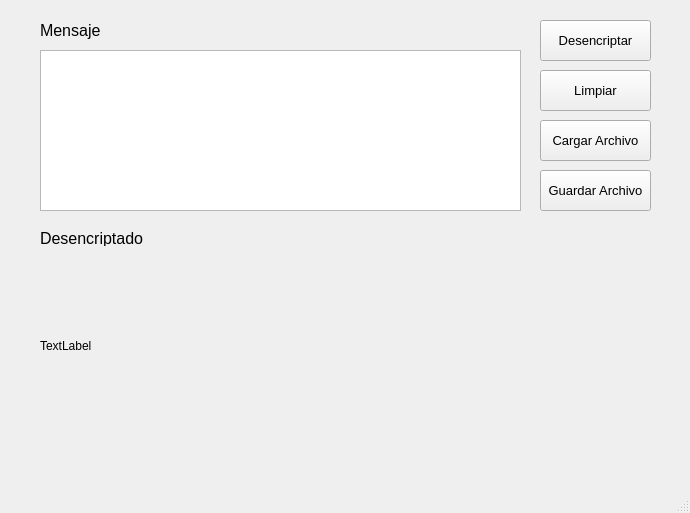
<?xml version="1.0" encoding="UTF-8"?>
<ui version="4.0">
 <class>MainWindow</class>
 <widget class="QMainWindow" name="MainWindow">
  <property name="geometry">
   <rect>
    <x>0</x>
    <y>0</y>
    <width>690</width>
    <height>513</height>
   </rect>
  </property>
  <property name="windowTitle">
   <string>MainWindow</string>
  </property>
  <widget class="QWidget" name="centralwidget">
   <widget class="QLabel" name="label">
    <property name="geometry">
     <rect>
      <x>40</x>
      <y>20</y>
      <width>61</width>
      <height>21</height>
     </rect>
    </property>
    <property name="font">
     <font>
      <family>Arial</family>
      <pointsize>12</pointsize>
     </font>
    </property>
    <property name="text">
     <string>Mensaje</string>
    </property>
   </widget>
   <widget class="QPushButton" name="pushButton">
    <property name="geometry">
     <rect>
      <x>540</x>
      <y>20</y>
      <width>111</width>
      <height>41</height>
     </rect>
    </property>
    <property name="font">
     <font>
      <family>Arial</family>
      <pointsize>10</pointsize>
      <weight>50</weight>
      <bold>false</bold>
     </font>
    </property>
    <property name="text">
     <string>Desencriptar</string>
    </property>
   </widget>
   <widget class="QPushButton" name="pushButton_2">
    <property name="geometry">
     <rect>
      <x>540</x>
      <y>120</y>
      <width>111</width>
      <height>41</height>
     </rect>
    </property>
    <property name="font">
     <font>
      <family>Arial</family>
      <pointsize>10</pointsize>
     </font>
    </property>
    <property name="text">
     <string>Cargar Archivo</string>
    </property>
   </widget>
   <widget class="QPushButton" name="pushButton_3">
    <property name="geometry">
     <rect>
      <x>540</x>
      <y>70</y>
      <width>111</width>
      <height>41</height>
     </rect>
    </property>
    <property name="font">
     <font>
      <family>Arial</family>
      <pointsize>10</pointsize>
     </font>
    </property>
    <property name="text">
     <string>Limpiar</string>
    </property>
   </widget>
   <widget class="QPushButton" name="pushButton_4">
    <property name="geometry">
     <rect>
      <x>540</x>
      <y>170</y>
      <width>111</width>
      <height>41</height>
     </rect>
    </property>
    <property name="font">
     <font>
      <family>Arial</family>
      <pointsize>10</pointsize>
     </font>
    </property>
    <property name="text">
     <string>Guardar Archivo</string>
    </property>
   </widget>
   <widget class="QLabel" name="label_2">
    <property name="geometry">
     <rect>
      <x>40</x>
      <y>230</y>
      <width>111</width>
      <height>16</height>
     </rect>
    </property>
    <property name="font">
     <font>
      <family>Arial</family>
      <pointsize>12</pointsize>
     </font>
    </property>
    <property name="text">
     <string>Desencriptado</string>
    </property>
   </widget>
   <widget class="QTextEdit" name="textEdit">
    <property name="geometry">
     <rect>
      <x>40</x>
      <y>50</y>
      <width>481</width>
      <height>161</height>
     </rect>
    </property>
   </widget>
   <widget class="QLabel" name="label_3">
    <property name="geometry">
     <rect>
      <x>40</x>
      <y>260</y>
      <width>471</width>
      <height>171</height>
     </rect>
    </property>
    <property name="text">
     <string>TextLabel</string>
    </property>
   </widget>
  </widget>
  <widget class="QMenuBar" name="menubar">
   <property name="geometry">
    <rect>
     <x>0</x>
     <y>0</y>
     <width>690</width>
     <height>21</height>
    </rect>
   </property>
  </widget>
  <widget class="QStatusBar" name="statusbar"/>
 </widget>
 <resources/>
 <connections/>
</ui>
